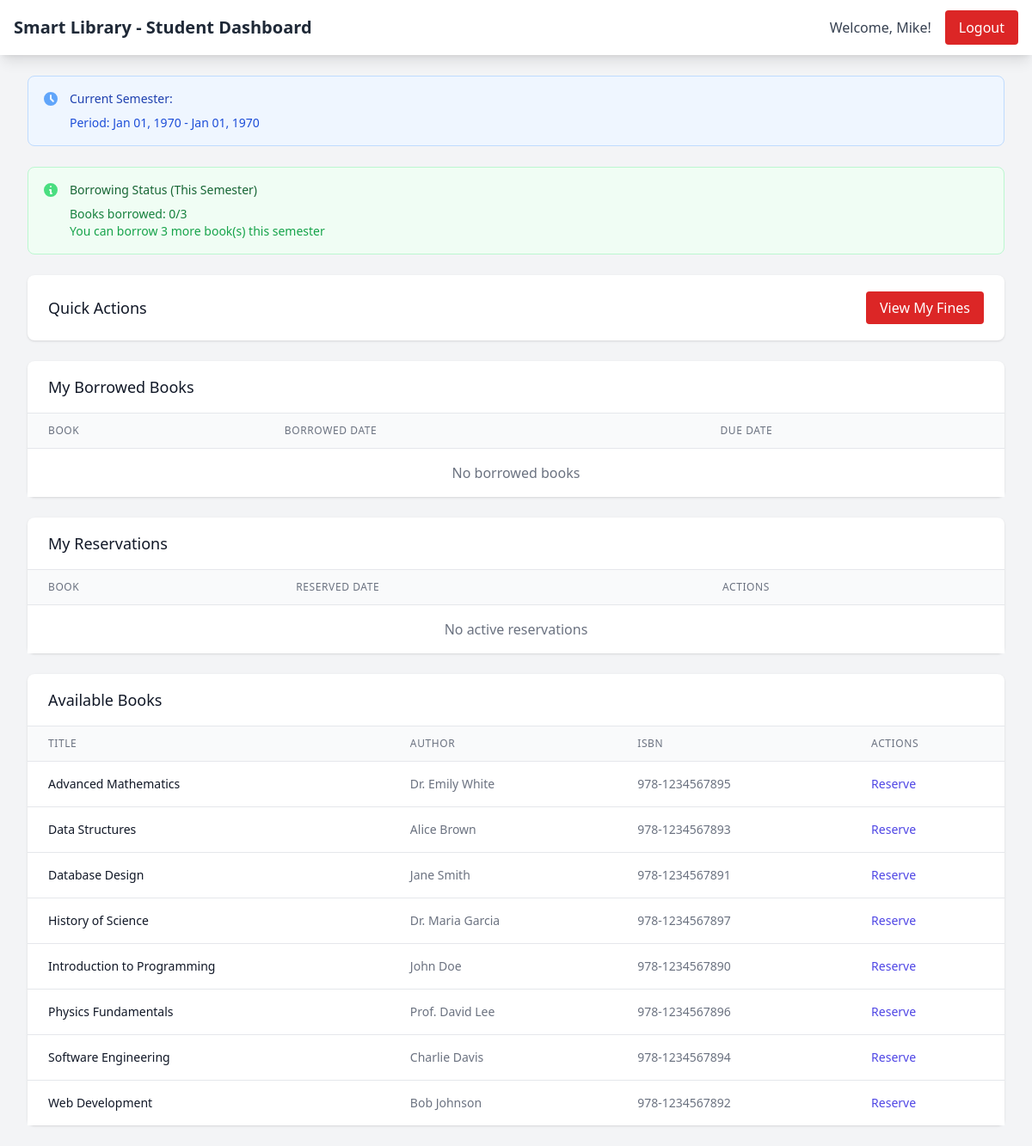
The app's page /student/dashboard.php (signed in), older data.
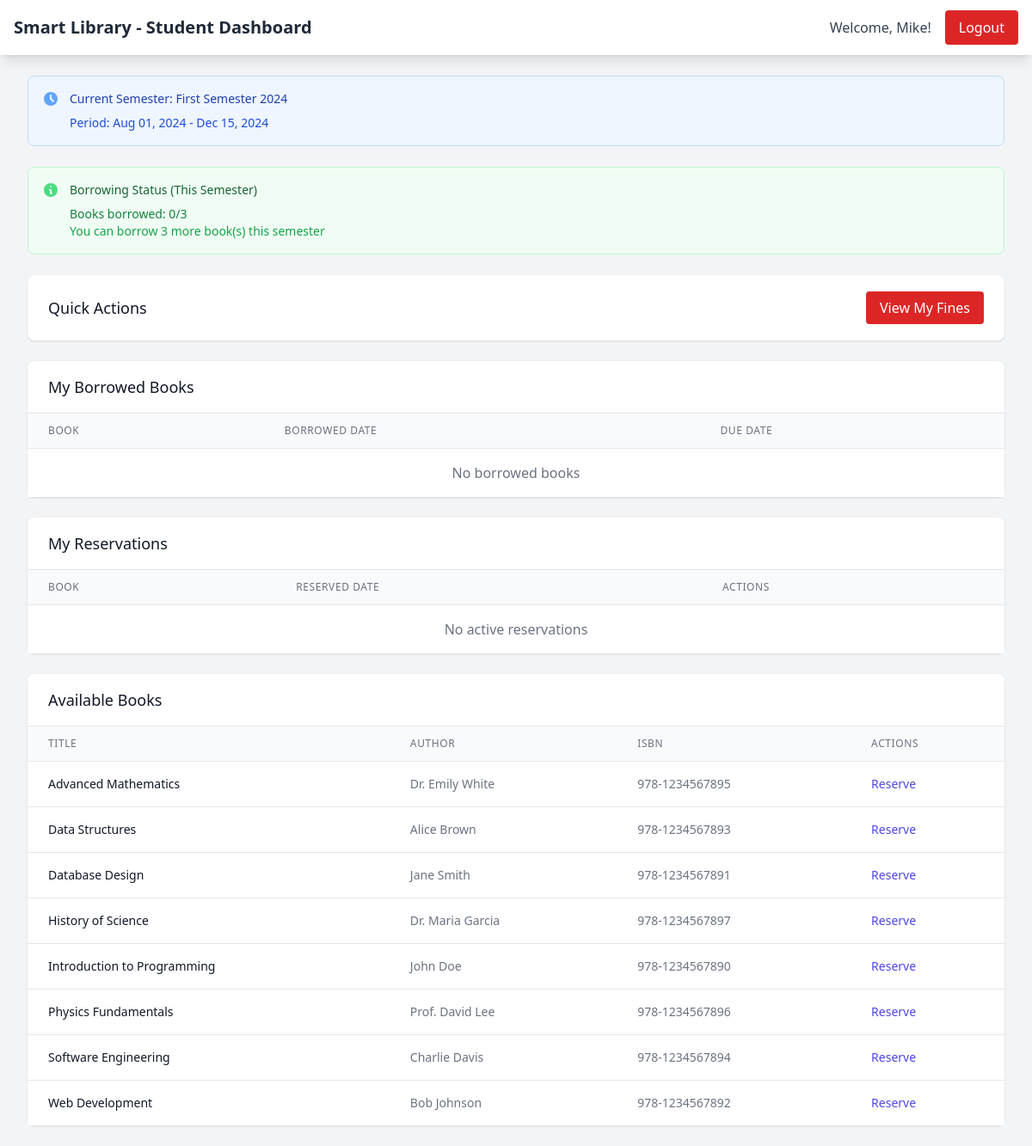
The same page, newer data.
### tables this page shows
CREATE TABLE semesters (
    id INT AUTO_INCREMENT PRIMARY KEY,
    name VARCHAR(100) NOT NULL,
    start_date DATE NOT NULL,
    end_date DATE NOT NULL,
    is_current BOOLEAN DEFAULT FALSE,
    created_at TIMESTAMP DEFAULT CURRENT_TIMESTAMP
);

### config/semester_manager.php (called while the page is built, shortened)
<?php
require_once 'database.php';
class SemesterManager {
    private $db;
    public function __construct() {
        $database = new Database();
        $this->db = $database->getConnection();
    }
    public function getCurrentSemester() {
        $query = "SELECT * FROM semesters WHERE is_current = TRUE LIMIT 1";
        $stmt = $this->db->prepare($query);
        $stmt->execute();
        return $stmt->fetch(PDO::FETCH_ASSOC);
    }
    public function getStudentBorrowingCount($user_id, $semester_id = null) {
        if (!$semester_id) {
            $current_semester = $this->getCurrentSemester();
            $semester_id = $current_semester['id'];
        }
        $query = "SELECT COUNT(*) as count FROM transactions
                  WHERE user_id = ? AND semester_id = ? AND transaction_type = 'borrow' AND status = 'active'";
        $stmt = $this->db->prepare($query);
        $stmt->execute([$user_id, $semester_id]);
        $result = $stmt->fetch(PDO::FETCH_ASSOC);
        return $result['count'];
    }
    public function canStudentBorrow($user_id, $semester_id = null) {
        $current_semester = $this->getCurrentSemester();
        $semester_id = $semester_id ?: $current_semester['id'];
        $borrowing_count = $this->getStudentBorrowingCount($user_id, $semester_id);
        $limit = 3;
        return $borrowing_count < $limit;
    }
}
?>

### config/database.php (called while the page is built, shortened)
<?php
class Database {
    private $host = 'localhost';
    private $db_name = 'smart_library';
    private $username = 'root';
    private $password = '';
    public function getConnection() {
        $this->conn = null;
        try {
            $this->conn = new PDO(
                "mysql:host=" . $this->host . ";dbname=" . $this->db_name,
                $this->username,
                $this->password
            );
            $this->conn->setAttribute(PDO::ATTR_ERRMODE, PDO::ERRMODE_EXCEPTION);
        } catch(PDOException $exception) {
            echo "Connection error: " . $exception->getMessage();
        }
        return $this->conn;
    }
}
?>

### student/dashboard.php (the view, shortened to what the changed rows need)
<?php
require_once '../config/database.php';
require_once '../config/semester_manager.php';
$semesterManager = new SemesterManager();
$current_semester = $semesterManager->getCurrentSemester();
$can_borrow = $semesterManager->canStudentBorrow($_SESSION['user_id'], $current_semester['id']);
?>
<!DOCTYPE html>
<html lang="en">
<head>
    <script src="https://cdn.tailwindcss.com"></script>
    <link href="https://cdn.jsdelivr.net/npm/flowbite@2.2.1/dist/flowbite.min.css" rel="stylesheet" />
</head>
<body class="bg-gray-100">
    <nav class="bg-white shadow-lg">
        <div class="max-w-7xl mx-auto px-4">
            <div class="flex justify-between h-16">
                <div class="flex items-center">
                    <h1 class="text-xl font-semibold text-gray-800">Smart Library - Student Dashboard</h1>
                </div>
            </div>
        </div>
    </nav>
    <div class="max-w-7xl mx-auto py-6 sm:px-6 lg:px-8">
        <div class="bg-blue-50 border border-blue-200 rounded-lg p-4 mb-6">
            <div class="flex">
                <div class="ml-3">
                    <h3 class="text-sm font-medium text-blue-800">
                        Current Semester: <?php echo htmlspecialchars($current_semester['name']); ?>
                    </h3>
                    <div class="mt-2 text-sm text-blue-700">
                        <p>Period: <?php echo date('M d, Y', strtotime($current_semester['start_date'])); ?> - <?php echo date('M d, Y', strtotime($current_semester['end_date'])); ?></p>
                    </div>
                </div>
            </div>
        </div>
        <div class="bg-white shadow rounded-lg p-6 mb-6">
            <div class="flex justify-between items-center">
                <h2 class="text-lg font-medium text-gray-900">Quick Actions</h2>
            </div>
        </div>
        <div class="bg-white shadow rounded-lg mb-6">
            <div class="px-6 py-4 border-b border-gray-200">
                <h2 class="text-lg font-medium text-gray-900">My Borrowed Books</h2>
            </div>
            <div class="overflow-x-auto">
                <table class="min-w-full divide-y divide-gray-200">
                    <thead class="bg-gray-50">
                        <tr>
                            <th class="px-6 py-3 text-left text-xs font-medium text-gray-500 uppercase tracking-wider">Book</th>
                            <th class="px-6 py-3 text-left text-xs font-medium text-gray-500 uppercase tracking-wider">Borrowed Date</th>
                            <th class="px-6 py-3 text-left text-xs font-medium text-gray-500 uppercase tracking-wider">Due Date</th>
                        </tr>
                    </thead>
                </table>
            </div>
        </div>
        <div class="bg-white shadow rounded-lg mb-6">
            <div class="px-6 py-4 border-b border-gray-200">
                <h2 class="text-lg font-medium text-gray-900">My Reservations</h2>
            </div>
            <div class="overflow-x-auto">
                <table class="min-w-full divide-y divide-gray-200">
                    <thead class="bg-gray-50">
                        <tr>
                            <th class="px-6 py-3 text-left text-xs font-medium text-gray-500 uppercase tracking-wider">Book</th>
                            <th class="px-6 py-3 text-left text-xs font-medium text-gray-500 uppercase tracking-wider">Reserved Date</th>
                            <th class="px-6 py-3 text-left text-xs font-medium text-gray-500 uppercase tracking-wider">Actions</th>
                        </tr>
                    </thead>
                </table>
            </div>
        </div>
        <div class="bg-white shadow rounded-lg">
            <div class="px-6 py-4 border-b border-gray-200">
                <h2 class="text-lg font-medium text-gray-900">Available Books</h2>
            </div>
            <div class="overflow-x-auto">
                <table class="min-w-full divide-y divide-gray-200">
                    <thead class="bg-gray-50">
                        <tr>
                            <th class="px-6 py-3 text-left text-xs font-medium text-gray-500 uppercase tracking-wider">Title</th>
                            <th class="px-6 py-3 text-left text-xs font-medium text-gray-500 uppercase tracking-wider">Author</th>
                            <th class="px-6 py-3 text-left text-xs font-medium text-gray-500 uppercase tracking-wider">ISBN</th>
                            <th class="px-6 py-3 text-left text-xs font-medium text-gray-500 uppercase tracking-wider">Actions</th>
                        </tr>
                    </thead>
                </table>
            </div>
        </div>
    </div>
</body>
</html>

Row changes from the older to the newer data that the page shows:
added semesters: name "First Semester 2024", start_date "Aug 01, 2024", end_date "Dec 15, 2024"
Text that changed along with them:
date('M d, Y', strtotime($current_semester['start_date'])): "Jan 01, 1970" → (not shown)
date('M d, Y', strtotime($current_semester['end_date'])): "Jan 01, 1970" → (not shown)
